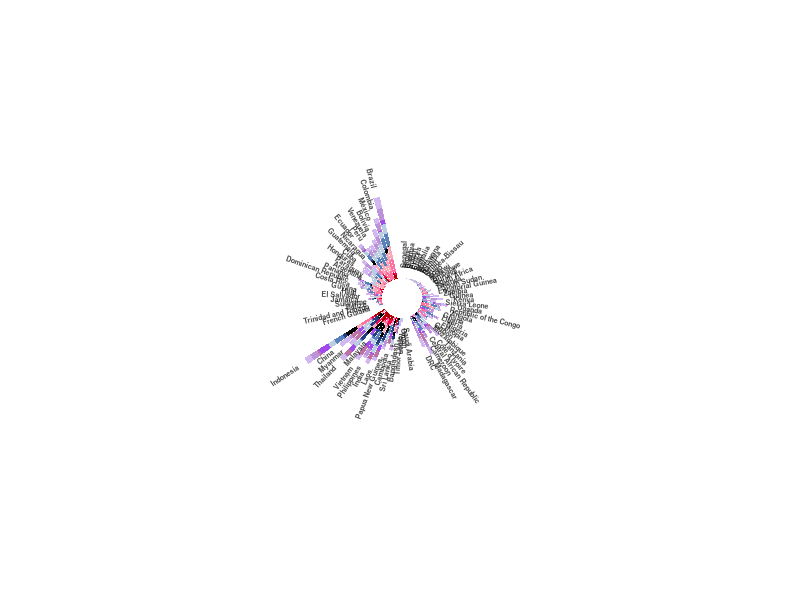
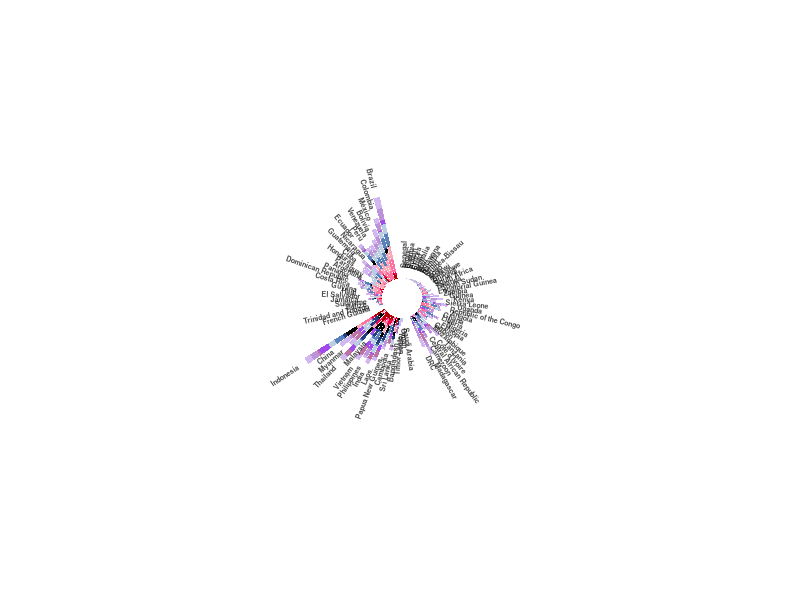

The R source for these figures, in order:
# Circular barplot for visualising cost-benefit categories by country
# This script creates a circular barplot (Figure 4 in the manuscript) showing the distribution of 12 cost-benefit categories
# across different countries, organised by tropical realms.

#----------------------------------------------------------------------
# STEP 0: Data Source Information
#----------------------------------------------------------------------
# The input file "all_cat_barplot.csv" can be found in the data folder.
# This file is derived from "results/country_cat.xlsx" which was created 
# by PNR_cost_benefit_categories.R script.
#
# Preprocessing steps performed on the original country_cat.xlsx:
# 1. Values were transformed using log10(x/1000 + 1) scale to improve visualisation
# 2. Countries were arranged by tropical realms (Neotropics, Afrotropics, Indomalayan tropics)
#    according to the CONTINENT column
# 3. Within each realm, countries were ordered from smallest to largest total area
#    (sum of all 12 categories)
# 4. Column names were standardised to: individual, group, value1, value2, ..., value12
#    where "individual" = country name, "group" = realm name, and value1-12 = categories
# 5. Save the preprocessed Excel file into CSV format (comma-separated values) 

# Load necessary libraries
library(tidyverse)
library(viridis)

#----------------------------------------------------------------------
# STEP 1: Load and prepare the data
#----------------------------------------------------------------------
# Read data, excluding any unnamed columns
data <- read.csv("data/all_cat_barplot.csv", header = TRUE)[, 1:14]  # Only take first 14 columns

# Transform data from wide to long format for plotting
data <- data %>% gather(
  key = "observation", 
  value = "value", 
  c("value1", "value2", "value3", "value4", "value5",
    "value6", "value7", "value8", "value9", "value10", "value11", "value12"), 
  factor_key = TRUE
)

#----------------------------------------------------------------------
# STEP 2: Set up factor levels to maintain ordering
#----------------------------------------------------------------------
# Maintain grouping by tropical realms
data$group <- factor(data$group)

# Keep the manual ordering of countries (from smallest to largest area within each realm)
data$individual <- factor(data$individual, levels = unique(data$individual))

#----------------------------------------------------------------------
# STEP 3: Add empty bars to create spacing between tropical realms
#----------------------------------------------------------------------
empty_bar <- 3  # Number of empty bars between groups
nObsType <- nlevels(as.factor(data$observation))  # Number of categories (12)

# Create dataframe for empty spaces
to_add <- data.frame(matrix(NA, empty_bar * nlevels(data$group) * nObsType, ncol(data)))
colnames(to_add) <- colnames(data)
to_add$group <- rep(levels(data$group), each = empty_bar * nObsType)

# Combine with main data and arrange
data <- rbind(data, to_add)
data <- data %>% arrange(group, individual)

# Add an id for each bar in the circular plot
data$id <- rep(seq(1, nrow(data) / nObsType), each = nObsType)

#----------------------------------------------------------------------
# STEP 4: Prepare label data for country names
#----------------------------------------------------------------------
# Calculate total height for each country for label positioning
label_data <- data %>% 
  group_by(id, individual) %>% 
  summarize(tot = sum(value, na.rm = TRUE))

# Calculate angle for each label to display around the circle
number_of_bar <- nrow(label_data)
angle <- 90 - 360 * (label_data$id - 0.5) / number_of_bar

# Adjust text alignment and angle for readability
label_data$hjust <- ifelse(angle < -90, 1, 0)  # Horizontal justification
label_data$angle <- ifelse(angle < -90, angle + 180, angle)  # Adjust text angle

#----------------------------------------------------------------------
# STEP 5: Define a custom colour palette for the 12 categories, which are the same as Figure 2 in the manuscript
#----------------------------------------------------------------------
value1 <- "#d3b7f1"  
value2 <- "#bc92d9"  
value3 <- "#be71a4" 
value4 <- "#a14bef"  
value5 <- "#bacde1"  
value6 <- "#5882b9"  
value7 <- "#233d7f"  
value8 <- "#000000"  
value9 <- "#faa9b9"  
value10 <- "#ff72a0" 
value11 <- "#f40550" 
value12 <- "#ae0002" 

#----------------------------------------------------------------------
# STEP 6: Create the circular barplot
#----------------------------------------------------------------------
p <- ggplot(data) +      
  geom_bar(aes(x = as.factor(id), y = value, fill = observation), stat = "identity") +
  scale_fill_manual(values = c(value1, value2, value3, value4, value5, value6,
                               value7, value8, value9, value10, value11, value12)) +
  ylim(-4, 50) +  # Set y-axis limits
  theme_minimal() +
  theme(
    legend.position = "none",
    axis.text = element_blank(),
    axis.title = element_blank(),
    panel.grid = element_blank(),
    plot.margin = unit(rep(-1, 4), "cm") 
  ) +
  coord_polar() +  # Transform to polar coordinates for circular layout
  geom_text(
    data = label_data, 
    aes(x = id, y = tot + 2, label = individual, hjust = hjust), 
    color = "black", 
    fontface = "bold", 
    alpha = 0.7, 
    size = 1.8,  # Text size for country labels
    angle = label_data$angle, 
    inherit.aes = FALSE
  )

#----------------------------------------------------------------------
# STEP 7: Display the plot in R viewer
#----------------------------------------------------------------------
print(p)

#----------------------------------------------------------------------
# STEP 8: Save the plot as a high-resolution image
#----------------------------------------------------------------------
jpeg(filename = 'results/circular_barplot.jpg', height = 18, width = 18, units = c("in"), res = 1000)
print(p)
dev.off()